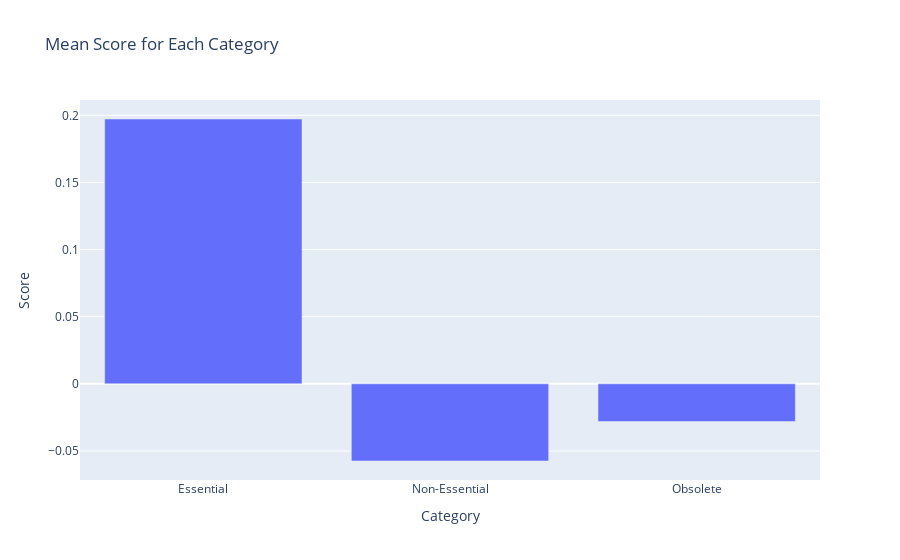

Here is the notebook cell this chart was saved with:
### Code cell
import plotly.express as px

# Assuming you have sorted_cluster_data available

# Calculate mean scores for each category
mean_scores = sorted_cluster_data.groupby('Category')['Score'].mean().reset_index()

# Create an interactive bar chart using Plotly Express
fig = px.bar(mean_scores, x='Category', y='Score', title='Mean Score for Each Category')
fig.show()

### Figure 1 — Plotly figure (JSON) as saved in the notebook; plotly's stock layout.template omitted (floating-point values rounded to 4 significant figures)
{"data": [{"alignmentgroup": "True", "hovertemplate": "Category=%{x}<br>Score=%{y}<extra></extra>", "legendgroup": "", "marker": {"color": "#636efa", "pattern": {"shape": ""}}, "name": "", "offsetgroup": "", "orientation": "v", "showlegend": false, "textposition": "auto", "type": "bar", "x": ["Essential", "Non-Essential", "Obsolete"], "xaxis": "x", "y": [0.1973, -0.05747, -0.02807], "yaxis": "y"}], "layout": {"barmode": "relative", "legend": {"tracegroupgap": 0}, "title": {"text": "Mean Score for Each Category"}, "xaxis": {"anchor": "y", "domain": [0, 1], "title": {"text": "Category"}}, "yaxis": {"anchor": "x", "domain": [0, 1], "title": {"text": "Score"}}}}
